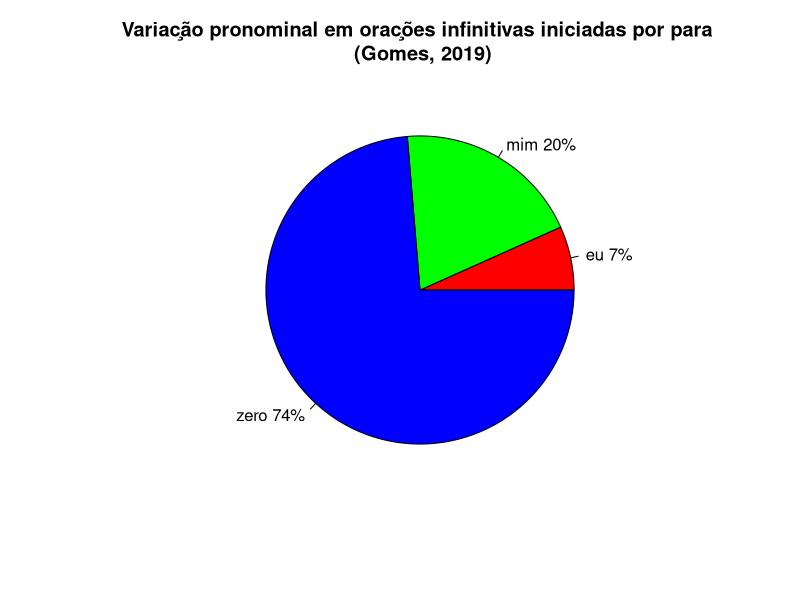

This chart was generated by the following R code:
## ---- chunk 1
library(knitr)
include_graphics("https://portal.uneb.br/profletras/wp-content/uploads/sites/90/2019/09/logo-profletras-780x400.jpg")
## ---- chunk 2
library(knitr)
include_graphics("https://encrypted-tbn0.gstatic.com/images?q=tbn%3AANd9GcTCL1Einhw7hg2y-7_TvWzBE9lDPVj0NwJJ0g&usqp=CAU")
include_graphics("https://encrypted-tbn0.gstatic.com/images?q=tbn%3AANd9GcSygpe7T6VmL32YabNyBcm9lZbpqegPu4mSHQ&usqp=CAU")
## ---- chunk 3
library(knitr)
include_graphics("https://i.pinimg.com/originals/28/0a/ba/280aba748c1dbd8eda19b532485cad4e.jpg")
## ---- chunk 4
library(knitr)
include_graphics("https://3.bp.blogspot.com/-yB8f3qGKh7Y/VG2PG22sf8I/AAAAAAAAAR0/1jU7Kmo4D5o/s1600/Para%2BEU%2BFazer.jpg")
include_graphics("https://encrypted-tbn0.gstatic.com/images?q=tbn%3AANd9GcS5kkIWAprQc6G3cdvn2V3gWToaaCKFKrkLwQ&usqp=CAU")
## ---- chunk 5
library(knitr)
include_graphics("https://dicionarioegramatica.files.wordpress.com/2016/01/12523091_618154401655645_265751860710933278_n.jpg?w=640")
include_graphics("https://conversadeportugues.com.br//wp-content/uploads/2012/04/indio.jpg")
## ---- chunk 6
slices <- c(28, 82, 308) 
lbls <- c("eu", "mim", "zero")
pct <- round(slices/sum(slices)*100)
lbls <- paste(lbls, pct) # add percents to labels 
lbls <- paste(lbls,"%",sep="") # ad % to labels 
pie(slices,labels = lbls, col=rainbow(length(lbls)),
   main="Variação pronominal em orações infinitivas iniciadas por para \n (Gomes, 2019)")
## ---- chunk 7
library(knitr)
include_graphics("https://www.scielo.br/img/revistas/delta/v32n4//1678-460X-delta-32-04-00889-gf3.jpg")
